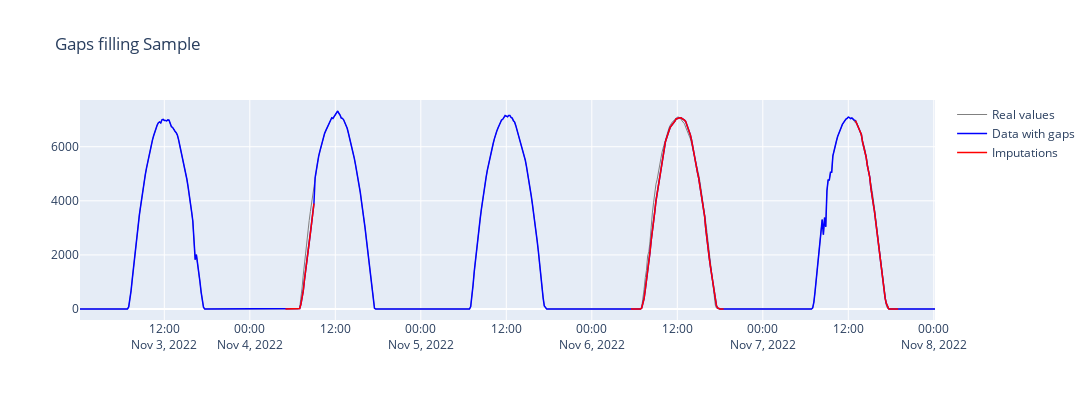
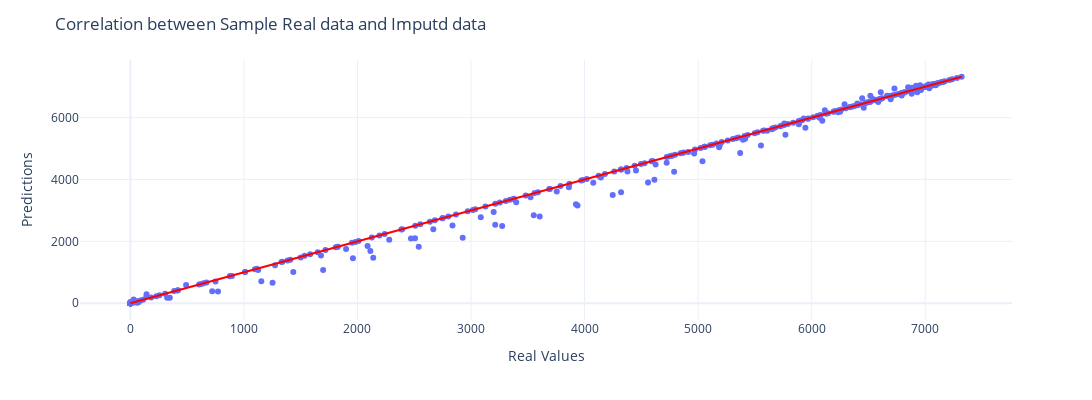

Write notebook code for charts like these, in order.
### Code cell
sample = df_imputed.loc['2022-11-03 00:10:00':'2022-11-08 00:10:00'].copy(deep=True)
sample['P_DC_with_gaps'] = sample['P_DC'].copy(deep=True)
sample['Imputations'] = np.nan
sample.loc['2022-11-04 05:00:00':'2022-11-04 09:00:00', 'P_DC_with_gaps'] = np.nan
sample.loc['2022-11-06 05:30:00':'2022-11-06 18:30:00', 'P_DC_with_gaps'] = np.nan
sample.loc['2022-11-07 13:00:00':'2022-11-07 19:00:00', 'P_DC_with_gaps'] = np.nan

gaps = find_gaps(sample['P_DC_with_gaps'])

for gap in gaps:
    meteo_values = sample[['GTI', 'GHI', 'DNI', 'DHI', 'Air_Temp', 'RH']][gap[0]:gap[1]].values
    lagged_values = sample.loc[sample.index < gap[0], 'P_DC_with_gaps'].tail(lag_order).values
    forecast_step = meteo_values.shape[0]
    forecasts = multi_step_forecast(xgb_model, meteo_values, np.flip(lagged_values), forecast_step)
    sample.loc[gap[0]:gap[1], 'P_DC_with_gaps'] = forecasts
    sample.loc[gap[0]:gap[1], 'Imputations'] = forecasts

fig = go.Figure()
fig.add_scatter(x=sample.index, y=sample['P_DC'], name='Real values', mode='lines', line=dict(color='gray', width=1))
fig.add_scatter(x=sample.index, y=sample['P_DC_with_gaps'], name='Data with gaps', mode='lines', line=dict(color='blue', width=1.5))
fig.add_scatter(x=sample.index, y=sample['Imputations'], name='Imputations', mode='lines', line=dict(color='red', width=1.5))
fig.update_layout(title="Gaps filling Sample", width=1200, height=400)
fig.show()

# Example real values and predictions (replace with your data)
real_values = sample['P_DC']
predictions = sample['P_DC_with_gaps']

# Create a scatter plot with real values on the x-axis and predictions on the y-axis
fig = px.scatter(x=real_values, y=predictions, labels={'x': 'Real Values', 'y': 'Predictions'})

# Add a diagonal line for reference
fig.add_shape(type='line', x0=min(real_values), y0=min(predictions), x1=max(real_values), y1=max(predictions),
              line=dict(color='red', width=2))

# Customize the layout
fig.update_layout(
    title='Correlation between Sample Real data and Imputd data',
    width=1100, height=400,
    xaxis_title='Real Values',
    yaxis_title='Predictions',
    template='plotly_white'
)

# Show the plot
fig.show()

### Figure 1 — Plotly figure (JSON) as saved in the notebook; plotly's stock layout.template omitted (floating-point values rounded to 4 significant figures; data arrays with more than 128 entries replaced by an {"elided": "..."} marker saying what was removed)
{"data": [{"line": {"color": "gray", "width": 1}, "mode": "lines", "name": "Real values", "type": "scatter", "x": {"elided": "721 str values"}, "y": {"elided": "721 float values"}}, {"line": {"color": "blue", "width": 1.5}, "mode": "lines", "name": "Data with gaps", "type": "scatter", "x": {"elided": "721 str values"}, "y": {"elided": "721 float values"}}, {"line": {"color": "red", "width": 1.5}, "mode": "lines", "name": "Imputations", "type": "scatter", "x": {"elided": "721 str values"}, "y": {"elided": "721 float values"}}], "layout": {"height": 400, "title": {"text": "Gaps filling Sample"}, "width": 1200, "xaxis": {"autorange": true, "range": ["2022-11-03 00:10", "2022-11-08 00:10"], "type": "date"}, "yaxis": {"autorange": true, "range": [-406.7, 7728.0], "type": "linear"}}}

### Figure 2 — Plotly figure (JSON) as saved in the notebook; plotly's stock layout.template omitted (floating-point values rounded to 4 significant figures; data arrays with more than 128 entries replaced by an {"elided": "..."} marker saying what was removed)
{"data": [{"hovertemplate": "Real Values=%{x}<br>Predictions=%{y}<extra></extra>", "legendgroup": "", "marker": {"color": "#636efa", "symbol": "circle"}, "mode": "markers", "name": "", "orientation": "v", "showlegend": false, "type": "scatter", "x": {"elided": "721 float values"}, "xaxis": "x", "y": {"elided": "721 float values"}, "yaxis": "y"}], "layout": {"height": 400, "legend": {"tracegroupgap": 0}, "margin": {"t": 60}, "shapes": [{"line": {"color": "red", "width": 2}, "type": "line", "x0": 0, "x1": 7321.0, "y0": 0, "y1": 7321.0}], "title": {"text": "Correlation between Sample Real data and Imputd data"}, "width": 1100, "xaxis": {"anchor": "y", "autorange": true, "domain": [0, 1], "range": [-443.1, 7764.0], "title": {"text": "Real Values"}, "type": "linear"}, "yaxis": {"anchor": "x", "autorange": true, "domain": [0, 1], "range": [-541.4, 7862.0], "title": {"text": "Predictions"}, "type": "linear"}}}
